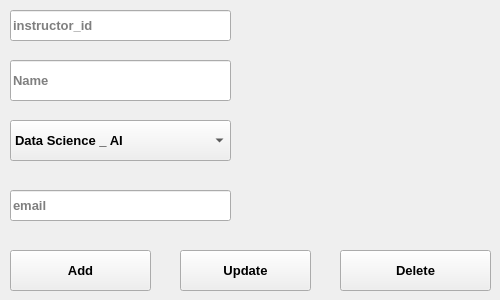
    <widget class="QWidget" name="tab_4">
     <attribute name="title">
      <string>Instructors    </string>
     </attribute>
     <widget class="QLineEdit" name="lineEdit_12">
      <property name="geometry">
       <rect>
        <x>10</x>
        <y>10</y>
        <width>221</width>
        <height>31</height>
       </rect>
      </property>
      <property name="font">
       <font>
        <pointsize>10</pointsize>
        <weight>75</weight>
        <bold>true</bold>
       </font>
      </property>
      <property name="placeholderText">
       <string>instructor_id </string>
      </property>
     </widget>
     <widget class="QLineEdit" name="lineEdit_13">
      <property name="geometry">
       <rect>
        <x>10</x>
        <y>60</y>
        <width>221</width>
        <height>41</height>
       </rect>
      </property>
      <property name="font">
       <font>
        <pointsize>10</pointsize>
        <weight>75</weight>
        <bold>true</bold>
       </font>
      </property>
      <property name="placeholderText">
       <string>Name</string>
      </property>
     </widget>
     <widget class="QLineEdit" name="lineEdit_15">
      <property name="geometry">
       <rect>
        <x>10</x>
        <y>190</y>
        <width>221</width>
        <height>31</height>
       </rect>
      </property>
      <property name="font">
       <font>
        <pointsize>10</pointsize>
        <weight>75</weight>
        <bold>true</bold>
       </font>
      </property>
      <property name="placeholderText">
       <string>email             </string>
      </property>
     </widget>
     <widget class="QComboBox" name="comboBox">
      <property name="geometry">
       <rect>
        <x>10</x>
        <y>120</y>
        <width>221</width>
        <height>41</height>
       </rect>
      </property>
      <property name="font">
       <font>
        <pointsize>10</pointsize>
        <weight>75</weight>
        <bold>true</bold>
       </font>
      </property>
      <item>
       <property name="text">
        <string>Data Science _ AI</string>
       </property>
      </item>
      <item>
       <property name="text">
        <string>Data Analysis</string>
       </property>
      </item>
      <item>
       <property name="text">
        <string>Data Engineer</string>
       </property>
      </item>
     </widget>
     <widget class="QPushButton" name="inst_add_btn_2">
      <property name="geometry">
       <rect>
        <x>10</x>
        <y>250</y>
        <width>141</width>
        <height>41</height>
       </rect>
      </property>
      <property name="font">
       <font>
        <pointsize>10</pointsize>
        <weight>75</weight>
        <bold>true</bold>
       </font>
      </property>
      <property name="text">
       <string>Add</string>
      </property>
     </widget>
     <widget class="QPushButton" name="inst_add_btn">
      <property name="geometry">
       <rect>
        <x>180</x>
        <y>250</y>
        <width>131</width>
        <height>41</height>
       </rect>
      </property>
      <property name="font">
       <font>
        <pointsize>10</pointsize>
        <weight>75</weight>
        <bold>true</bold>
       </font>
      </property>
      <property name="text">
       <string>Update</string>
      </property>
     </widget>
     <widget class="QPushButton" name="inst_add_btn_3">
      <property name="geometry">
       <rect>
        <x>340</x>
        <y>250</y>
        <width>151</width>
        <height>41</height>
       </rect>
      </property>
      <property name="font">
       <font>
        <pointsize>10</pointsize>
        <weight>75</weight>
        <bold>true</bold>
       </font>
      </property>
      <property name="text">
       <string>Delete</string>
      </property>
     </widget>
    </widget>
